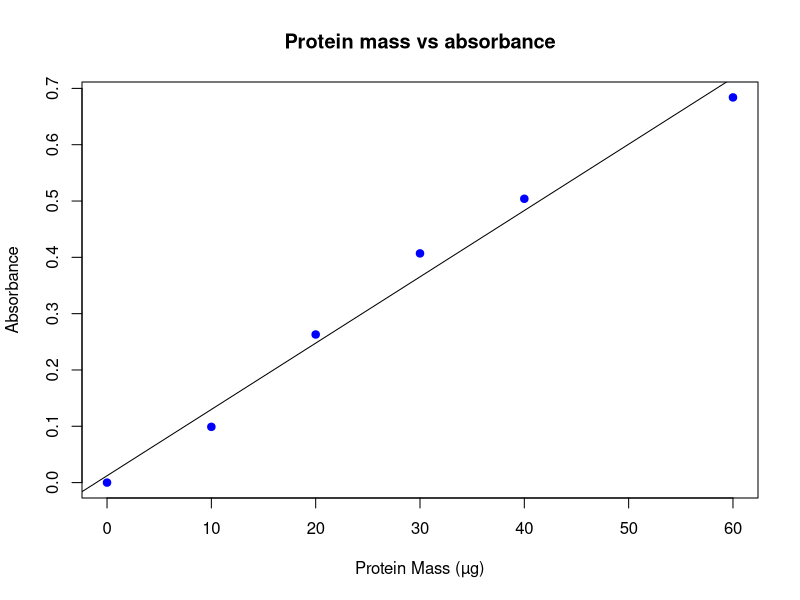

Write the R code that produced this figure.
# pkgs
library(stats)

# x and y axes
protein_concentration_ul <- c(0,10,20,30,40,60)
absorbance <- c(0, 0.099, 0.263, 0.407, 0.504, 0.684)

# plot
plot(protein_concentration_ul, absorbance, col = "blue", pch = 19,
     xlab = "Protein Mass (µg)", ylab = "Absorbance",
     main = "Protein mass vs absorbance")

# linear regression

assay_lm <- lm(absorbance ~ protein_concentration_ul)
abline(assay_lm)
coef(assay_lm) # y = 0.0118*x + 0.0122

# tests
summary(assay_lm) #R^2 = 0.9821

# interpolation - function
interpolate_protein_concentration <- function(absorbance_value) {
  # Calculate the protein concentration for a given absorbance value
  assay_intercept <- coef(assay_lm)[1]
  assay_slope <- coef(assay_lm)[2]
  
  # Solve for x in y = mx + b
  protein_concentration <- (absorbance_value - assay_intercept) / assay_slope
  return(protein_concentration)
}

# values

interpolate_protein_concentration(0.309) #mass = 25.21 micrograms
interpolate_protein_concentration(0.440) #mass = 36.33 micrograms
interpolate_protein_concentration(0.433) # mass = 35.74 micrograms
